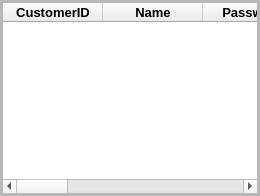
                  <widget class="QWidget" name="page_customermanagement">
                   <layout class="QHBoxLayout" name="horizontalLayout_8">
                    <property name="spacing">
                     <number>0</number>
                    </property>
                    <property name="leftMargin">
                     <number>0</number>
                    </property>
                    <property name="topMargin">
                     <number>0</number>
                    </property>
                    <property name="rightMargin">
                     <number>0</number>
                    </property>
                    <property name="bottomMargin">
                     <number>0</number>
                    </property>
                    <item>
                     <widget class="QFrame" name="frame_quanlikhachhang">
                      <property name="frameShape">
                       <enum>QFrame::StyledPanel</enum>
                      </property>
                      <property name="frameShadow">
                       <enum>QFrame::Raised</enum>
                      </property>
                      <layout class="QHBoxLayout" name="horizontalLayout_10">
                       <property name="spacing">
                        <number>0</number>
                       </property>
                       <property name="leftMargin">
                        <number>0</number>
                       </property>
                       <property name="topMargin">
                        <number>0</number>
                       </property>
                       <property name="rightMargin">
                        <number>0</number>
                       </property>
                       <property name="bottomMargin">
                        <number>0</number>
                       </property>
                       <item>
                        <widget class="QFrame" name="frame_quanlikhachhang_2">
                         <property name="frameShape">
                          <enum>QFrame::StyledPanel</enum>
                         </property>
                         <property name="frameShadow">
                          <enum>QFrame::Raised</enum>
                         </property>
                         <layout class="QHBoxLayout" name="horizontalLayout_9">
                          <property name="spacing">
                           <number>0</number>
                          </property>
                          <property name="leftMargin">
                           <number>0</number>
                          </property>
                          <property name="topMargin">
                           <number>0</number>
                          </property>
                          <property name="rightMargin">
                           <number>0</number>
                          </property>
                          <property name="bottomMargin">
                           <number>0</number>
                          </property>
                          <item>
                           <widget class="QTableWidget" name="tableWidget_customermanagement">
                            <column>
                             <property name="text">
                              <string>CustomerID</string>
                             </property>
                             <property name="font">
                              <font>
                               <pointsize>10</pointsize>
                               <weight>75</weight>
                               <bold>true</bold>
                              </font>
                             </property>
                            </column>
                            <column>
                             <property name="text">
                              <string>Name</string>
                             </property>
                             <property name="font">
                              <font>
                               <pointsize>10</pointsize>
                               <weight>75</weight>
                               <bold>true</bold>
                              </font>
                             </property>
                            </column>
                            <column>
                             <property name="text">
                              <string>Password</string>
                             </property>
                             <property name="font">
                              <font>
                               <pointsize>10</pointsize>
                               <weight>75</weight>
                               <bold>true</bold>
                              </font>
                             </property>
                            </column>
                            <column>
                             <property name="text">
                              <string>Email</string>
                             </property>
                             <property name="font">
                              <font>
                               <pointsize>10</pointsize>
                               <weight>75</weight>
                               <bold>true</bold>
                              </font>
                             </property>
                            </column>
                            <column>
                             <property name="text">
                              <string>Phone</string>
                             </property>
                             <property name="font">
                              <font>
                               <pointsize>10</pointsize>
                               <weight>75</weight>
                               <bold>true</bold>
                              </font>
                             </property>
                            </column>
                            <column>
                             <property name="text">
                              <string>Address</string>
                             </property>
                             <property name="font">
                              <font>
                               <pointsize>10</pointsize>
                               <weight>75</weight>
                               <bold>true</bold>
                              </font>
                             </property>
                            </column>
                            <column>
                             <property name="text">
                              <string>Role</string>
                             </property>
                             <property name="font">
                              <font>
                               <pointsize>10</pointsize>
                               <weight>75</weight>
                               <bold>true</bold>
                              </font>
                             </property>
                            </column>
                            <column>
                             <property name="text">
                              <string>LoyaltyPoints</string>
                             </property>
                             <property name="font">
                              <font>
                               <pointsize>10</pointsize>
                               <weight>75</weight>
                               <bold>true</bold>
                              </font>
                             </property>
                            </column>
                            <column>
                             <property name="text">
                              <string>CustomerType</string>
                             </property>
                             <property name="font">
                              <font>
                               <pointsize>10</pointsize>
                               <weight>75</weight>
                               <bold>true</bold>
                              </font>
                             </property>
                            </column>
                           </widget>
                          </item>
                         </layout>
                        </widget>
                       </item>
                      </layout>
                     </widget>
                    </item>
                   </layout>
                  </widget>
